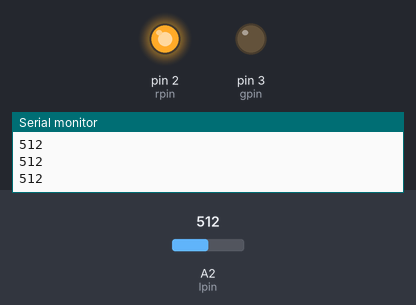
This sketch was run on a simulated Arduino Uno, built with avr-gcc and run on an emulated ATmega328P. Parts: output pins drawn as LEDs (lit = HIGH), the last lines printed to the serial monitor. Inputs (shaded band) come from the test bench; at power-on: A2 (lpin) = 512.

Above: at 1.2 s.
1.3 s: A2 (lpin) set to 11
2.9 s: A2 (lpin) set to 8
At 3.9 s:
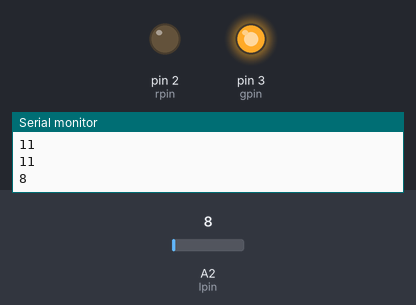
4.7 s: A2 (lpin) set to 122
At 5.4 s:
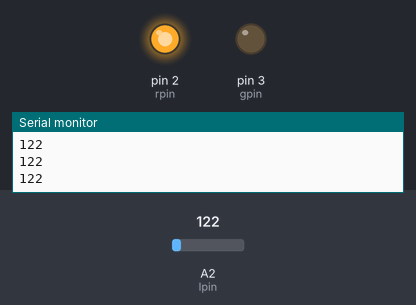
6.2 s: A2 (lpin) set to 0
At 7.4 s:
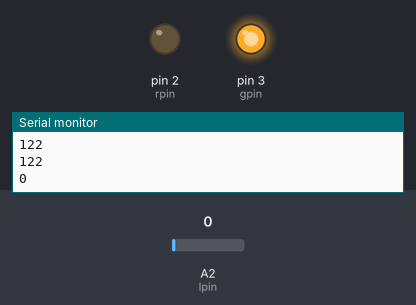
Timing chart, 0 to 8.9 s (numbered marks = the images above; inputs shaded):
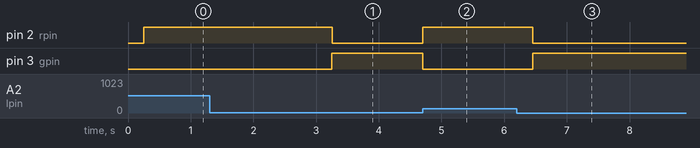

Measured:
- the behaviour switches between 10 and 9 on A2 (lpin) (found by bisection; images 0 and 1)
- after the input at 2.9 s, pin 2 (rpin): HIGH → LOW after 0.35 s; pin 3 (gpin): LOW → HIGH after 0.35 s
- after the input at 4.7 s, pin 2 (rpin): LOW → HIGH at once; pin 3 (gpin): HIGH → LOW at once
- after the input at 6.2 s, pin 2 (rpin): HIGH → LOW after 0.25 s; pin 3 (gpin): LOW → HIGH after 0.25 s

The sketch:

photoresisters.ino
```cpp
int lpin=A2;
int lightval;
int dv=250;

int rpin=2;
int gpin=3;
int dt=200;
void setup() {
  // put your setup code here, to run once:
  pinMode(lpin,INPUT);
  Serial.begin(9600);
  pinMode(rpin,OUTPUT);
  pinMode(gpin,OUTPUT);
}

void loop() {
  // put your main code here, to run repeatedly:
lightval=analogRead(lpin);
Serial.println(lightval);
delay(dv);

while (lightval<10){
  digitalWrite(gpin,HIGH);
  lightval=analogRead(lpin);
  digitalWrite(rpin,LOW);
}
digitalWrite(gpin,LOW);
digitalWrite(rpin,HIGH);
}
```
